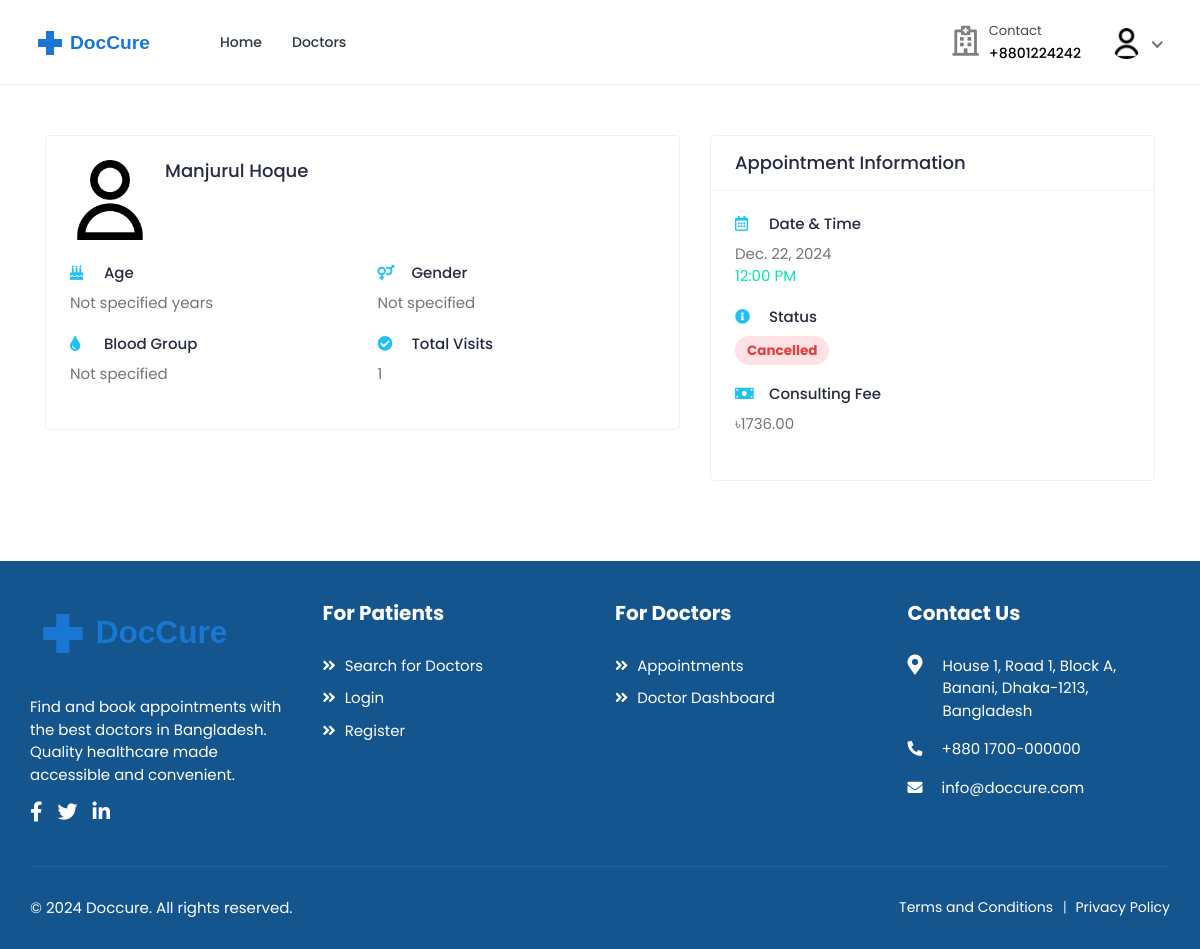
/doctors/appointments/2/ (signed in), run on the app's committed database.
### accounts/models.py (models this page shows, shortened)
class User(AbstractUser):
    class RoleChoices(models.TextChoices):
        DOCTOR = "doctor", "Doctor"
        PATIENT = "patient", "Patient"
    username = models.CharField(max_length=30, unique=True)
    role = models.CharField(
        choices=RoleChoices.choices,
        max_length=20,
        default="patient",
        error_messages={"required": "Role must be provided"},
    )
    email = models.EmailField(
        blank=True,
        error_messages={
            "unique": "A user with that email already exists.",
        },
    )
    first_name = models.CharField(max_length=150, blank=True)
    last_name = models.CharField(max_length=150, blank=True)
    registration_number = models.IntegerField(null=True, blank=True)
    USERNAME_FIELD = "username"
    REQUIRED_FIELDS = []
    objects = CustomUserManager()
    def get_full_name(self):
        full_name = "%s %s" % (self.first_name, self.last_name)
        return full_name.strip() or self.username

class Profile(models.Model):
    user = models.OneToOneField(
        User, on_delete=models.CASCADE, related_name="profile"
    )
    avatar = models.ImageField(
        default="defaults/user.png", upload_to=profile_photo_directory_path
    )
    phone = models.CharField(max_length=20, blank=True, null=True)
    dob = models.DateField(blank=True, null=True)
    about = models.TextField(blank=True, null=True)
    specialization = models.CharField(max_length=255, blank=True, null=True)
    gender = models.CharField(
        max_length=10,
        choices=[("male", "Male"), ("female", "Female"), ("other", "Other")],
        blank=True,
    )
    address = models.TextField(blank=True, null=True)
    city = models.CharField(max_length=100, blank=True)
    state = models.CharField(max_length=100, blank=True)
    postal_code = models.CharField(max_length=20, blank=True)
    country = models.CharField(max_length=100, blank=True)
    price_per_consultation = models.DecimalField(
        max_digits=10, decimal_places=2, null=True, blank=True
    )
    is_available = models.BooleanField(default=True)
    blood_group = models.CharField(
        max_length=5,
        choices=[
            ("A+", "A+"),
            ("A-", "A-"),
            ("B+", "B+"),
            ("B-", "B-"),
            ("O+", "O+"),
            ("O-", "O-"),
            ("AB+", "AB+"),
            ("AB-", "AB-"),
        ],
        blank=True,
        null=True,
    )
    allergies = models.TextField(blank=True, null=True)
    medical_conditions = models.TextField(blank=True, null=True)
    @property
    def image(self):
        return (
            self.avatar.url
            if self.avatar.storage.exists(self.avatar.name)
            else "{}defaults/user.png".format(settings.MEDIA_URL)
        )

### bookings/models.py (models this page shows, shortened)
class Booking(models.Model):
    doctor = models.ForeignKey(
        settings.AUTH_USER_MODEL,
        on_delete=models.CASCADE,
        related_name="appointments",
        limit_choices_to={"role": "doctor"},
    )
    patient = models.ForeignKey(
        settings.AUTH_USER_MODEL,
        on_delete=models.CASCADE,
        related_name="patient_appointments",
        limit_choices_to={"role": "patient"},
    )
    appointment_date = models.DateField()
    appointment_time = models.TimeField()
    booking_date = models.DateTimeField(auto_now_add=True)
    status = models.CharField(
        max_length=20,
        choices=[
            ("pending", "Pending"),
            ("confirmed", "Confirmed"),
            ("completed", "Completed"),
            ("cancelled", "Cancelled"),
            ("no_show", "No Show"),
        ],
        default="pending",
    )
    class Meta:
        ordering = ["-appointment_date", "-appointment_time"]
        unique_together = ["doctor", "appointment_date", "appointment_time"]

### doctors/views.py (the view)
class AppointmentDetailView(DoctorRequiredMixin, DetailView):
    model = Booking
    template_name = "doctors/appointment-detail.html"
    context_object_name = "appointment"
    def get_context_data(self, **kwargs):
        context = super().get_context_data(**kwargs)
        patient = self.object.patient
        context["patient_history"] = (
            Booking.objects.select_related("doctor", "doctor__profile")
            .filter(
                doctor=self.request.user,
                patient=patient,
                appointment_date__lt=self.object.appointment_date,
            )
            .order_by("-appointment_date", "-appointment_time")
        )
        context["total_visits"] = Booking.objects.filter(
            doctor=self.request.user, patient=patient, status="completed"
        ).count()
        return context

### accounts/managers.py (called while the page is built)
    def get(self, *args, **kwargs):
        return super().select_related("profile").get(*args, **kwargs)

### mixins/custom_mixins.py (called while the page is built)
    def dispatch(self, request, *args, **kwargs):
        if not request.user.is_authenticated:
            return super().dispatch(request, *args, **kwargs)
        if request.user.role != "doctor":
            return self.handle_no_permission()
        return super().dispatch(request, *args, **kwargs)

### templates/doctors/appointment-detail.html (shortened to what this page needs)
{% extends 'base.html' %}
{% load static %}
{% block content %}
<div class="content">
    <div class="container">
        <div class="row">
            <div class="col-md-7">
                <div class="card">
                    <div class="card-body">
                        <div class="booking-doc-info">
                            <a href="#" class="booking-doc-img">
                                <img src="{{ appointment.patient.profile.image }}" alt="Patient Image">
                            </a>
                            <div class="booking-info">
                                <h4>{{ appointment.patient.get_full_name }}</h4>
                            </div>
                        </div>
                        <div class="patient-info mt-4">
                            <div class="row">
                                <div class="col-md-6">
                                    <div class="info-block">
                                        <h5><i class="fas fa-birthday-cake"></i> Age</h5>
                                        <p>{{ appointment.patient.profile.age|default:"Not specified" }} years</p>
                                    </div>
                                </div>
                                <div class="col-md-6">
                                    <div class="info-block">
                                        <h5><i class="fas fa-venus-mars"></i> Gender</h5>
                                        <p>{{ appointment.patient.profile.gender|title|default:"Not specified" }}</p>
                                    </div>
                                </div>
                                <div class="col-md-6">
                                    <div class="info-block">
                                        <h5><i class="fas fa-tint"></i> Blood Group</h5>
                                        <p>{{ appointment.patient.profile.blood_group|default:"Not specified" }}</p>
                                    </div>
                                </div>
                                <div class="col-md-6">
                                    <div class="info-block">
                                        <h5><i class="fas fa-check-circle"></i> Total Visits</h5>
                                        <p>{{ total_visits }}</p>
                                    </div>
                                </div>
                            </div>
                        </div>
                    </div>
                </div>
            </div>
            <div class="col-md-5">
                <div class="card">
                    <div class="card-header">
                        <h4 class="card-title">Appointment Information</h4>
                    </div>
                    <div class="card-body">
                        <div class="info-block">
                            <h5><i class="far fa-calendar-alt"></i> Date & Time</h5>
                            <p>
                                {{ appointment.appointment_date }}<br>
                                <span class="text-primary">{{ appointment.appointment_time|time:"h:i A" }}</span>
                            </p>
                        </div>
                        <div class="info-block">
                            <h5><i class="fas fa-info-circle"></i> Status</h5>
                            <span class="badge badge-pill
                                {% if appointment.status == 'cancelled' %}bg-danger-light{% endif %}
                                {% if appointment.status == 'completed' %}bg-info-light{% endif %}">
                                {{ appointment.status|title }}
                            </span>
                        </div>
                        <div class="info-block">
                            <h5><i class="fas fa-money-bill"></i> Consulting Fee</h5>
                            <p>৳{{ appointment.doctor.profile.price_per_consultation }}</p>
                        </div>
                    </div>
                </div>
            </div>
        </div>
    </div>
</div>
{% endblock %}

### templates/includes/navbar.html (shortened to what this page needs)
{% load static %}
<header class="header">
    <nav class="navbar navbar-expand-lg header-nav">
        <div class="navbar-header">
            <a href="{% url 'core:home' %}" class="navbar-brand logo">
                <img src="{% static 'assets/img/logo2.svg' %}" class="img-fluid" alt="Logo">
            </a>
        </div>
        <div class="main-menu-wrapper">
            <ul class="main-nav">
                <li {% if request.path == '/' %}class="active"{% endif %}>
                    <a href="{% url 'core:home' %}">Home</a>
                </li>
                <li class="has-submenu{% if request.path == '/doctors/' %} active {% endif %}">
                    <a href="{% url 'doctors:list' %}">Doctors</a>
                </li>
            </ul>
        </div>
        <ul class="nav header-navbar-rht">
            <li class="nav-item contact-item">
                <div class="header-contact-img">
                    <i class="far fa-hospital"></i>
                </div>
                <div class="header-contact-detail">
                    <p class="contact-header">Contact</p>
                    <p class="contact-info-header"> +8801224242</p>
                </div>
            </li>
            {% if not user.is_authenticated %}
                <li class="nav-item">
                    <a class="nav-link header-login" href="{% url 'accounts:login' %}">Login / Signup </a>
                </li>
            {% else %}
                <li class="nav-item dropdown has-arrow logged-item">
                    <a href="#" class="dropdown-toggle nav-link" data-toggle="dropdown">
                        <span class="user-img">
                            <img class="rounded-circle" src="{{ user.profile.image }}" width="31" alt="{{ user.username }}">
                        </span>
                    </a>
                </li>
            {% endif %}
        </ul>
    </nav>
</header>

### templates/doctors/appointment-detail.html (style rules this page uses)
.info-block { margin-bottom: 20px; }
.info-block h5 { color: #272b41; font-size: 15px; margin-bottom: 10px; }
.info-block h5 i { color: #20c0f3; margin-right: 10px; width: 20px; }
.info-block p { color: #757575; margin-bottom: 0; }
.badge { font-size: 0.9em; padding: 8px 12px; }

### data on the page
User: profile.image (placeholder picture)
Booking: patient.profile.image (placeholder picture), patient.get_full_name "Manjurul Hoque", patient.profile.age "Not specified", patient.profile.gender "Not specified", patient.profile.blood_group "Not specified", appointment_date "Dec. 22, 2024", appointment_time "12:00 PM", status "Cancelled", doctor.profile.price_per_consultation "1736.00"

### other printed values
{{ total_visits }} "1"
